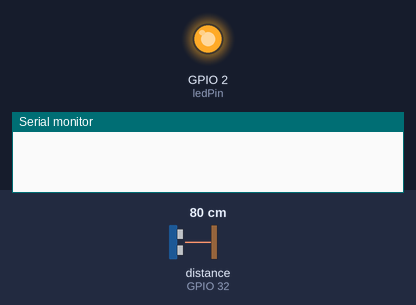
Simulated run of this sketch. Board: ESP32. On the bench: output pins drawn as LEDs (lit = HIGH), the last lines printed to the serial monitor. Wiring (inferred from the names in the program): ultrasonic range finder: trigger GPIO 33; echo GPIO 32. The inputs (shaded band) are chosen by the test bench; at power-on: distance to the obstacle (sensor on GPIO 32) 80 cm. The echo pulse lasts 58.3 µs per cm; pins used as bus, display or sensor lines are not drawn.

Above: at 0.2 s.
At 2.76 s:
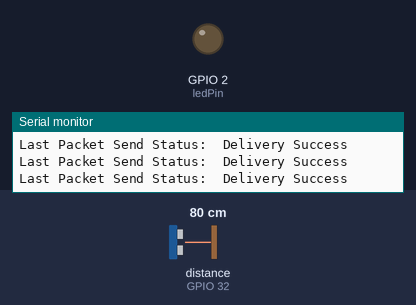
Timing chart, 0 to 3.1 s (numbered marks = the images above):
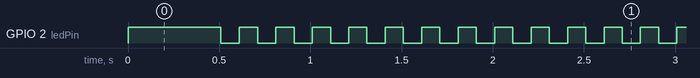

Measured:
- by itself, GPIO 2 (ledPin): repeats every 0.20 s: LOW 0.10 s, HIGH 0.10 s

The sketch:

ESP32_Client.ino
```cpp
#include <esp_now.h>
#include <esp_wifi.h>
#include <WiFi.h>

#define ledPin  2
#define trigPin 33
#define echoPin 32

uint8_t broadcastAddress[]                    = {0xb0, 0xa7, 0x32, 0x2b, 0x23, 0x84};

const int esp32ClientID                       = 1; // ID ESP32 Client
const int wifiApChannel                       = 8; // Channel yang digunakan ESP32 Server

unsigned long previousSendDataDistanceMillis  = 0;
const long sendDataDistanceInterval           = 500;

unsigned long previousBlinkLEDMillis          = 0;
const long blinkLEDInterval                   = 100;
bool isDeliverySuccess                        = false;

typedef struct struct_message {
  char message[20];
} struct_message;

struct_message myData;

esp_now_peer_info_t peerInfo;

void OnDataSent(const uint8_t *mac_addr, esp_now_send_status_t status) {
  Serial.print("\r\nLast Packet Send Status:\t");

  if (status == ESP_NOW_SEND_SUCCESS) {
    Serial.print("Delivery Success");
    isDeliverySuccess = true;
  } else {
    Serial.print("Delivery Fail");
    isDeliverySuccess = false;
  }
}

void initWiFi() {
  WiFi.mode(WIFI_STA);
  esp_wifi_set_promiscuous(true);
  esp_wifi_set_channel(wifiApChannel, WIFI_SECOND_CHAN_NONE);
  esp_wifi_set_promiscuous(false);
}

void initESPNow() {
  if (esp_now_init() != ESP_OK) {
    Serial.println("Error initializing ESP-NOW");
    return;
  }

  esp_now_register_send_cb(OnDataSent);

  memcpy(peerInfo.peer_addr, broadcastAddress, 6);
  peerInfo.encrypt = false;

  if (esp_now_add_peer(&peerInfo) != ESP_OK) {
    Serial.println("Failed to add peer");
    return;
  }
}

void blinkLED() {
  unsigned long currentMillis = millis();

  if (isDeliverySuccess) {
    if (currentMillis - previousBlinkLEDMillis >= blinkLEDInterval) {
      previousBlinkLEDMillis = currentMillis;
      int ledState = digitalRead(ledPin);
      digitalWrite(ledPin, !ledState);
    }
  } else {
    digitalWrite(ledPin, HIGH);
  }
}

void sendDataDistance() {
  unsigned long currentMillis = millis();

  if (currentMillis - previousSendDataDistanceMillis >= sendDataDistanceInterval) {
    previousSendDataDistanceMillis = currentMillis;

    digitalWrite(trigPin, LOW);
    delayMicroseconds(2);
    digitalWrite(trigPin, HIGH);
    delayMicroseconds(10);
    digitalWrite(trigPin, LOW);

    int currentDistance = pulseIn(echoPin, HIGH, 30000) * 0.034 / 2;

    if (currentDistance <= 40) {
      currentDistance = 1;
    } else {
      currentDistance = 0;
    }

    // Mengubah format agar menjadi "101" atau "100" tanpa spasi
    sprintf(myData.message, "%d %d", esp32ClientID, currentDistance);
    esp_now_send(broadcastAddress, (uint8_t *)&myData, sizeof(myData));
  }
}


void setup() {
  Serial.begin(115200);

  pinMode(trigPin, OUTPUT);
  pinMode(echoPin, INPUT);

  pinMode(ledPin, OUTPUT);

  initWiFi();
  initESPNow();
}

void loop() {
  sendDataDistance();
  blinkLED();
}
```
